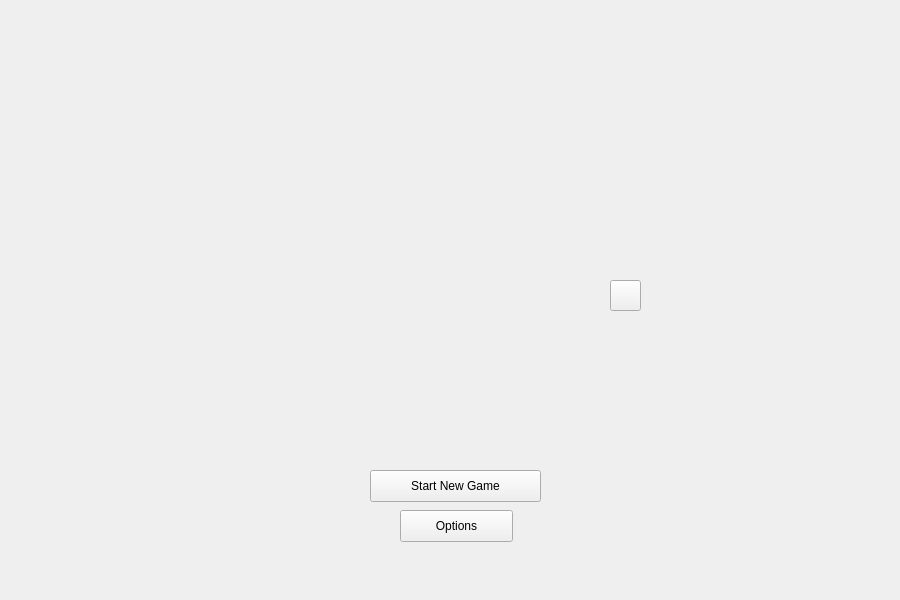
   <widget class="QWidget" name="mainMenu" native="true">
    <property name="geometry">
     <rect>
      <x>0</x>
      <y>0</y>
      <width>900</width>
      <height>600</height>
     </rect>
    </property>
    <widget class="QPushButton" name="mainMenu_startNewGameButton">
     <property name="geometry">
      <rect>
       <x>370</x>
       <y>470</y>
       <width>171</width>
       <height>32</height>
      </rect>
     </property>
     <property name="text">
      <string>Start New Game</string>
     </property>
    </widget>
    <widget class="QLabel" name="mainMenu_background">
     <property name="geometry">
      <rect>
       <x>0</x>
       <y>0</y>
       <width>900</width>
       <height>600</height>
      </rect>
     </property>
     <property name="text">
      <string/>
     </property>
     <property name="pixmap">
      <pixmap>Backgrounds/defaultBackground.jpg</pixmap>
     </property>
    </widget>
    <widget class="QPushButton" name="mainMenu_optionsButton">
     <property name="geometry">
      <rect>
       <x>400</x>
       <y>510</y>
       <width>113</width>
       <height>32</height>
      </rect>
     </property>
     <property name="text">
      <string>Options</string>
     </property>
    </widget>
    <widget class="QLabel" name="mainMenu_logo">
     <property name="geometry">
      <rect>
       <x>-10</x>
       <y>50</y>
       <width>861</width>
       <height>521</height>
      </rect>
     </property>
     <property name="text">
      <string/>
     </property>
     <property name="pixmap">
      <pixmap>SoLITaire Logo.png</pixmap>
     </property>
    </widget>
    <widget class="QPushButton" name="mainMenu_easterEggButton">
     <property name="geometry">
      <rect>
       <x>610</x>
       <y>280</y>
       <width>31</width>
       <height>31</height>
      </rect>
     </property>
     <property name="text">
      <string/>
     </property>
    </widget>
    <widget class="QLabel" name="DoctaLiu">
     <property name="geometry">
      <rect>
       <x>150</x>
       <y>90</y>
       <width>81</width>
       <height>121</height>
      </rect>
     </property>
     <property name="text">
      <string/>
     </property>
     <property name="pixmap">
      <pixmap>DoctaLiu.jpeg</pixmap>
     </property>
    </widget>
    <zorder>mainMenu_background</zorder>
    <zorder>mainMenu_logo</zorder>
    <zorder>mainMenu_startNewGameButton</zorder>
    <zorder>mainMenu_optionsButton</zorder>
    <zorder>mainMenu_easterEggButton</zorder>
    <zorder>DoctaLiu</zorder>
   </widget>
